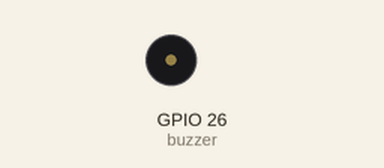
Simulated run of this sketch. Board: ESP32. Parts: buzzer (waves = sounding, pin HIGH).

Above: at 0.5 s.
Timing chart, 0 to 4.6 s (numbered marks = the images above):
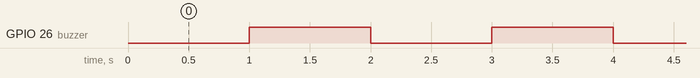

The sketch:

ESP32-Buzzer.ino
```cpp
const int buzzer =  26;      // the number of the buzzer GPIO pin
int buzzerState = LOW;             // set initial state for buzzer

// Generally, use "unsigned long" for variables that hold time
unsigned long previousMillis = 0;        // will store last time updated
const long interval = 1000;           // interval at which to beep (milliseconds)

void setup() {
  pinMode(buzzer, OUTPUT);  // set the digital pin as output:
}

void loop() {
  unsigned long currentMillis = millis();
  if (currentMillis - previousMillis >= interval) {
    previousMillis = currentMillis;

    // if the Buzzer is off turn it on and vice-versa:
    if (buzzerState == LOW) {
      buzzerState = HIGH;
    } else {
      buzzerState = LOW;
    }
    // set the Buzzer with the buzzerState of the variable:
    digitalWrite(buzzer, buzzerState);
  }
}
```

Measured:
- by itself, GPIO 26 (buzzer): alternates HIGH for 1.0 s and LOW for 1.0 s
